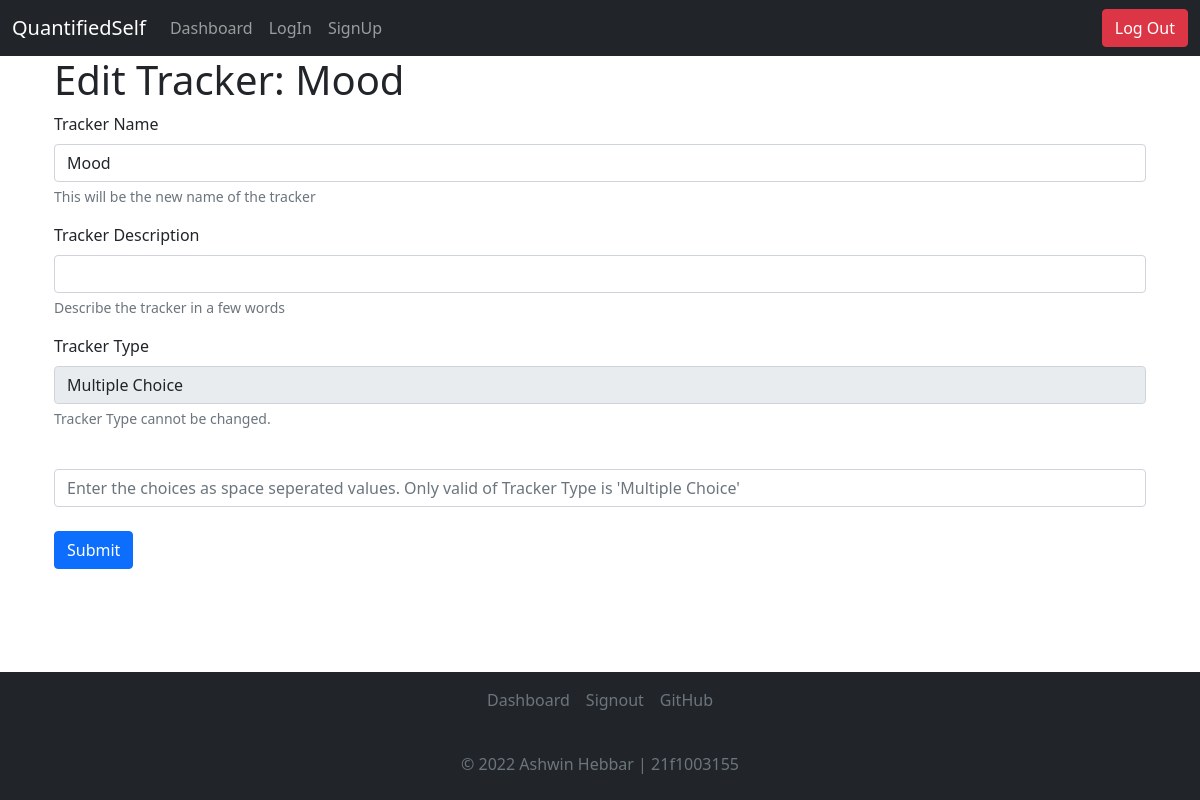
Before: /dashboard/35/edit (signed in) with the older database file.
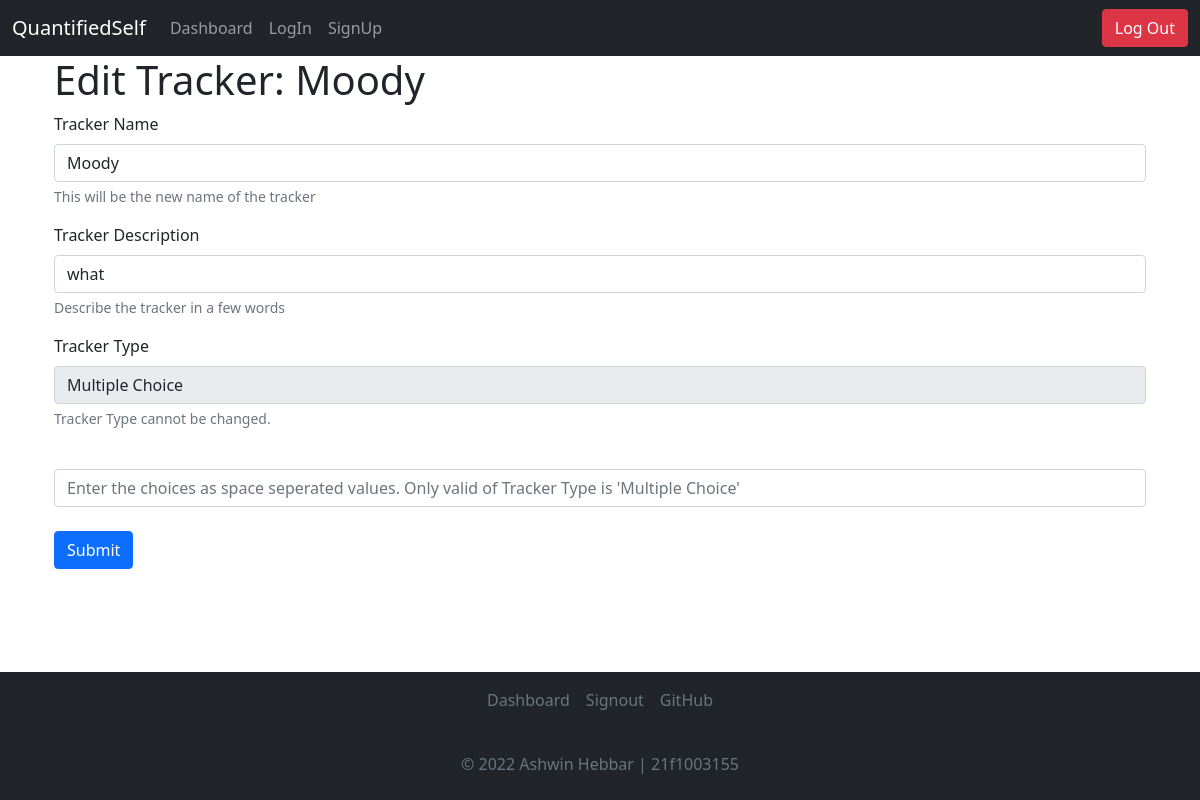
After: the same page with the newer database file.
### application/models.py (models this page shows)
class Tracker(db.Model):
    __tablename__ = 'tracker'
    id = db.Column(db.Integer, autoincrement=True, primary_key=True)
    userid = db.Column(db.Integer, db.ForeignKey("user.id"))
    name = db.Column(db.String, nullable=False)
    type = db.Column(db.Integer, nullable = False)
    choices = db.Column(db.String)
    details = db.Column(db.String)
    time = db.Column(db.String, nullable=False)

### controllers/trackerops.py (the view, shortened to what this page needs)
@app.route("/dashboard/<tid>/edit", methods=["GET", "POST"])
@login_required
def edit_tracker(tid):
    tracker = Tracker.query.filter_by(id=tid).first()
    if request.method == "GET":
        return render_template("edit_tracker.html", tracker=tracker, type = tracker_type(tracker.type))

### controllers/miscmethods.py (called while the page is built)
def tracker_type(n):
    n = int(n)
    if(n == 1):
        return "Numerical"
    elif(n == 2):
        return "Multiple Choice"
    elif(n == 3):
        return "Time Duration"
    elif(n == 4):
        return "Boolean"
    elif(n == 5):
        return "Nominal/Text"

### main.py (called while the page is built)
@login_manager.user_loader
def load_user(user_id):
  return User.query.get(int(user_id))

### templates/edit_tracker.html (shortened to what this page needs)
<!DOCTYPE html>
<html lang="en">
<head>
    <link href="https://cdn.jsdelivr.net/npm/bootstrap@5.1.3/dist/css/bootstrap.min.css" rel="stylesheet"
>
</head>
<body>
    <nav class="navbar navbar-expand-lg navbar-dark bg-dark">
        <div class="container-fluid">
            <a class="navbar-brand" href="#">QuantifiedSelf</a>
            <div class="collapse navbar-collapse">
                <ul class="navbar-nav me-auto mb-2 mb-lg-0">
                    <li class="nav-item">
                        <a class="nav-link" aria-current="page" href="/dashboard">Dashboard</a>
                    </li>
                    <li class="nav-item">
                        <a class="nav-link" href="/login">LogIn</a>
                    </li>
                    <li class="nav-item">
                        <a class="nav-link" href="/signup">SignUp</a>
                    </li>
                </ul>
            </div>
            <button type="button" onclick="document.location='/logout'" class="btn btn-danger">Log Out</button>
        </div>
    </nav>
    <div class="container d-flex h-100">
        <div class="container flex-column align-items-center h-100">
            <h1>Edit Tracker: {{tracker.name}}</h1>
            <form method="POST">
                <div class="mb-3">
                    <label for="Trackername" class="form-label">Tracker Name</label>
                    <input type="text" class="form-control" id="tname" name="tname" aria-describedby="tnamehelp"
                        required="true" value = "{{tracker.name}}">
                    <div id="tnamehelp" class="form-text">This will be the new name of the tracker</div>
                </div>
                <div class="mb-3">
                    <label for="Tracker Description" class="form-label">Tracker Description</label>
                    <input type="text" class="form-control" id="tdet" name="tdet" aria-describedby="tdethelp" value = "{{tracker.details}}">
                    <div id="tdethelp" class="form-text">Describe the tracker in a few words</div>
                </div>
                <div class="mb-3">
                    <label for="Tracker Description" class="form-label">Tracker Type</label>
                    <input type="text" class="form-control" id="tdet" name="tdet" aria-describedby="tdethelp" value = "{{type}}" disabled>
                    <div id="tdethelp" class="form-text">Tracker Type cannot be changed.</div>
                </div>
                <br>
                <input type="text" class="form-control" id="mulcho" name="mulcho"
                    placeholder="Enter the choices as space seperated values. Only valid of Tracker Type is 'Multiple Choice'">
                <br>
                <button type="submit" class="btn btn-primary">Submit</button>
        </div>
        <br>
        <div class="navbar fixed-bottom bg-dark d-flex flex-column">
            <footer class="py- my-0" style="bottom: 0; width: 100%;">
                <ul class="nav d-flex justify-content-center pb-3 mb-3 align-items-center justify-content-center ">
                    <li class="nav-item"></li><a href="/dashboard" class="nav-link px-2 text-muted">Dashboard</a></li>
                    <li class="nav-item"><a href="/signout" class="nav-link px-2 text-muted">Signout</a></li>
                    <li class="nav-item"><a href="https://github.com/AshwinHebbar314/QuantifiedSelf"
                            class="nav-link px-2 text-muted">GitHub</a></li>
                </ul>
                <p class="text-center text-muted">&copy; 2022 Ashwin Hebbar | 21f1003155</p>
            </footer>
        </div>
</body>
</html>

Changed rows visible on the page:
changed Tracker: name "Mood" → "Moody"; tname "Mood" → "Moody"; tdet (not shown) → "what"
